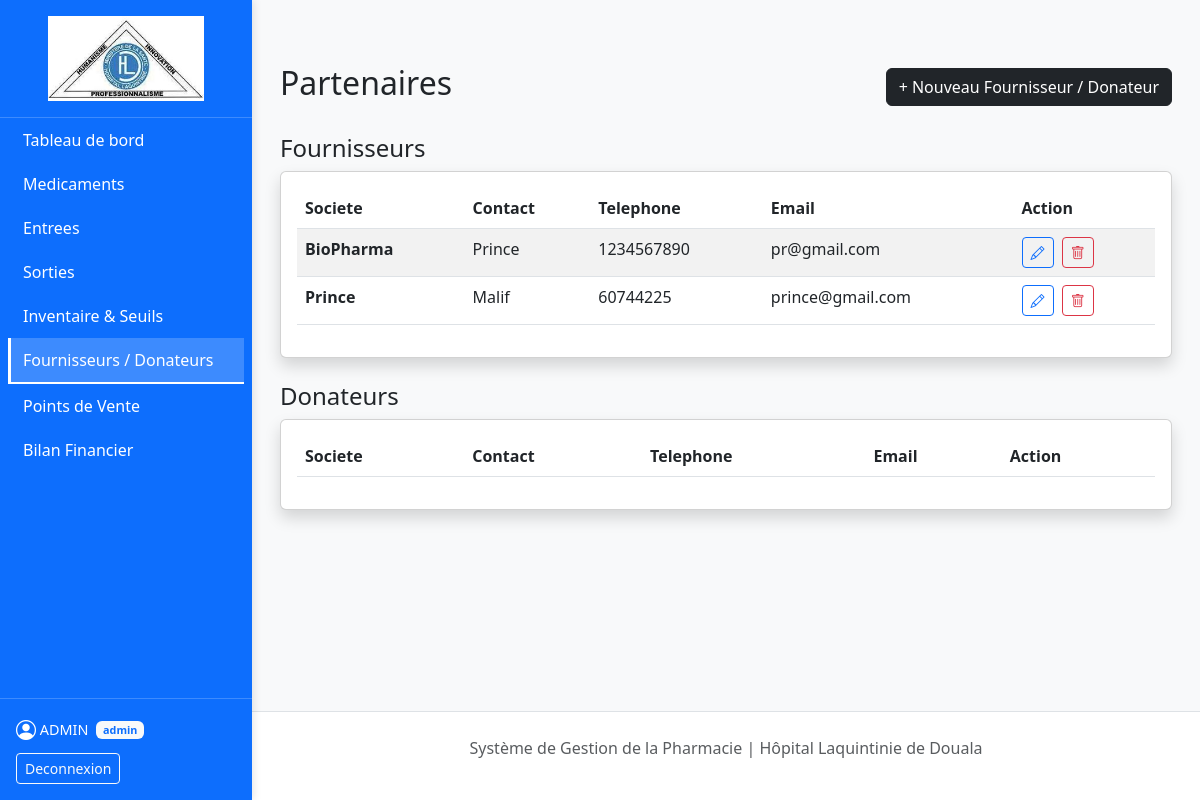
Before: /pages/fournisseurs.php (signed in) with the older database file.
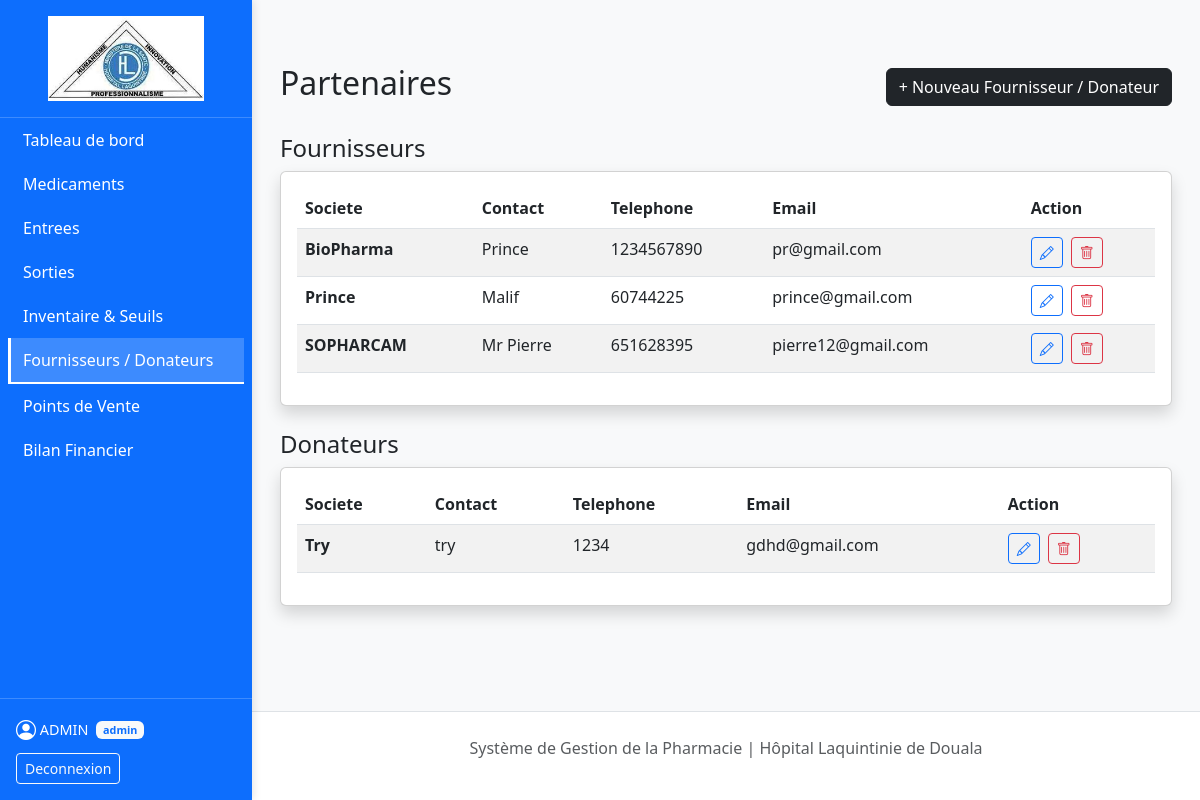
After: the same page with the newer database file.
### tables this page shows
CREATE TABLE `fournisseurs` (
  `id_fournisseur` int(11) NOT NULL,
  `nom_societe` varchar(150) NOT NULL,
  `contact_nom` varchar(100) DEFAULT NULL,
  `telephone` varchar(20) DEFAULT NULL,
  `email` varchar(100) DEFAULT NULL,
  `est_donateur` tinyint(1) NOT NULL DEFAULT 0
);

### pages/fournisseurs.php (the view, shortened to what the changed rows need)
<?php
require_once '../config/db.php';
try {
    $pdo->exec("ALTER TABLE fournisseurs ADD COLUMN IF NOT EXISTS est_donateur TINYINT(1) NOT NULL DEFAULT 0");
} catch (Exception $e) {
}
$isAdmin = ($_SESSION['role'] === 'admin');
$query = $pdo->query("SELECT * FROM fournisseurs WHERE est_donateur = 0 ORDER BY nom_societe ASC");
$fournisseurs = $query->fetchAll();
$query = $pdo->query("SELECT * FROM fournisseurs WHERE est_donateur = 1 ORDER BY nom_societe ASC");
$donateurs = $query->fetchAll();
include '../includes/sidebar.php';
?>
<div class="container mt-5">
    <div class="d-flex justify-content-between align-items-center mb-4">
        <h2>Partenaires</h2>
    </div>
    <div class="column">
        <div class="col-md-12">
            <div class="card shadow mb-4">
                <div class="card-body">
                    <table class="table table-striped">
                        <thead>
                            <tr>
                                <th>Societe</th>
                                <th>Contact</th>
                                <th>Telephone</th>
                                <th>Email</th>
                                <th>Action</th>
                            </tr>
                        </thead>
                        <tbody>
                            <?php foreach ($fournisseurs as $f): ?>
                            <tr>
                                <td><strong><?php echo $f['nom_societe']; ?></strong></td>
                                <td><?php echo $f['contact_nom']; ?></td>
                                <td><?php echo $f['telephone']; ?></td>
                                <td><?php echo $f['email']; ?></td>
                                <td class="text-nowrap">
                                    <?php if($isAdmin): ?>
                                        <button
                                            class="btn btn-sm btn-outline-primary me-1"
                                            data-bs-toggle="modal"
                                            data-bs-target="#modalEditFournisseur"
                                            data-id="<?= $f['id_fournisseur'] ?>"
                                            data-nom="<?= htmlspecialchars($f['nom_societe']) ?>"
                                            data-contact="<?= htmlspecialchars($f['contact_nom']) ?>"
                                            data-tel="<?= htmlspecialchars($f['telephone']) ?>"
                                            data-email="<?= htmlspecialchars($f['email']) ?>"
                                            data-donateur="0"
                                            title="Modifier"
                                        >
                                            <i class="bi bi-pencil"></i>
                                        </button>
                                        <form method="POST" class="d-inline" onsubmit="return confirm('Supprimer ce fournisseur ?');">
                                            <button type="submit" name="btn_delete_fournisseur" class="btn btn-sm btn-outline-danger" title="Supprimer">
                                                <i class="bi bi-trash"></i>
                                            </button>
                                        </form>
                                    <?php else: ?>
                                        -
                                    <?php endif; ?>
                                </td>
                            </tr>
                            <?php endforeach; ?>
                        </tbody>
                    </table>
                </div>
            </div>
        </div>
        <div class="col-md-12">
            <div class="card shadow mb-4">
                <div class="card-body">
                    <table class="table table-striped">
                        <thead>
                            <tr>
                                <th>Societe</th>
                                <th>Contact</th>
                                <th>Telephone</th>
                                <th>Email</th>
                                <th>Action</th>
                            </tr>
                        </thead>
                        <tbody>
                            <?php foreach ($donateurs as $f): ?>
                            <tr>
                                <td><strong><?php echo $f['nom_societe']; ?></strong></td>
                                <td><?php echo $f['contact_nom']; ?></td>
                                <td><?php echo $f['telephone']; ?></td>
                                <td><?php echo $f['email']; ?></td>
                                <td class="text-nowrap">
                                    <?php if($isAdmin): ?>
                                        <button
                                            class="btn btn-sm btn-outline-primary me-1"
                                            data-bs-toggle="modal"
                                            data-bs-target="#modalEditFournisseur"
                                            data-id="<?= $f['id_fournisseur'] ?>"
                                            data-nom="<?= htmlspecialchars($f['nom_societe']) ?>"
                                            data-contact="<?= htmlspecialchars($f['contact_nom']) ?>"
                                            data-tel="<?= htmlspecialchars($f['telephone']) ?>"
                                            data-email="<?= htmlspecialchars($f['email']) ?>"
                                            data-donateur="1"
                                            title="Modifier"
                                        >
                                            <i class="bi bi-pencil"></i>
                                        </button>
                                        <form method="POST" class="d-inline" onsubmit="return confirm('Supprimer ce donateur ?');">
                                            <button type="submit" name="btn_delete_fournisseur" class="btn btn-sm btn-outline-danger" title="Supprimer">
                                                <i class="bi bi-trash"></i>
                                            </button>
                                        </form>
                                    <?php else: ?>
                                        -
                                    <?php endif; ?>
                                </td>
                            </tr>
                            <?php endforeach; ?>
                        </tbody>
                    </table>
                </div>
            </div>
        </div>
    </div>
</div>
<?php include '../includes/footer.php'; ?>

Changed rows visible on the page:
added fournisseurs: nom_societe "SOPHARCAM", contact_nom "Mr Pierre", telephone "651628395", email "pierre12@gmail.com", shown under "Fournisseurs"
added fournisseurs: nom_societe "Try", contact_nom "try", telephone "1234", email "gdhd@gmail.com", shown under "Donateurs"
